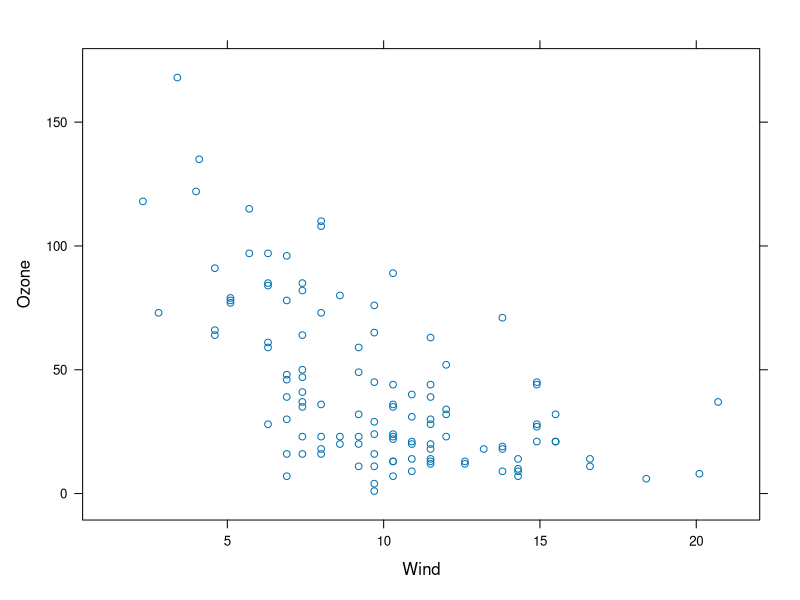
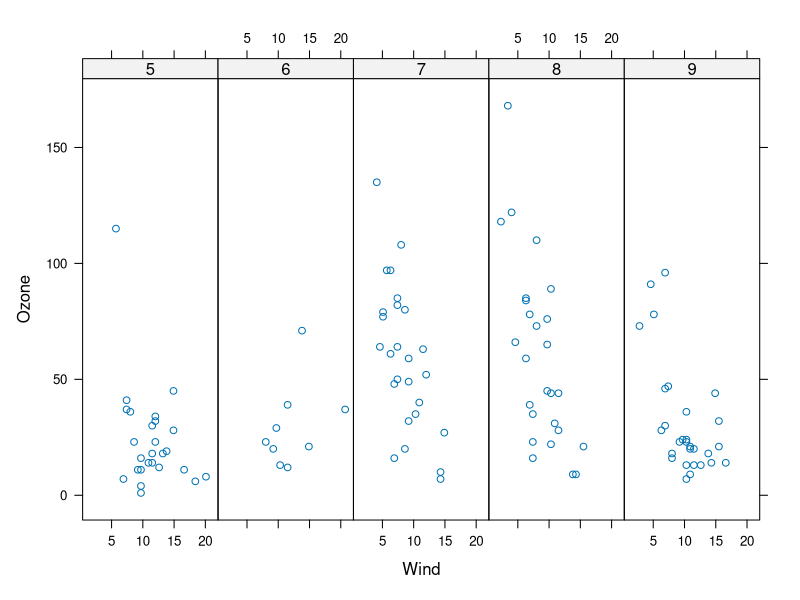
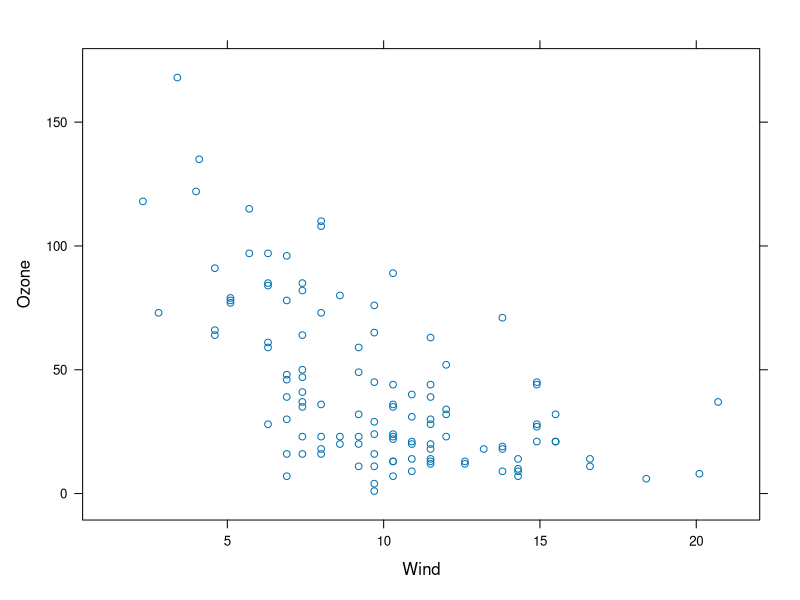
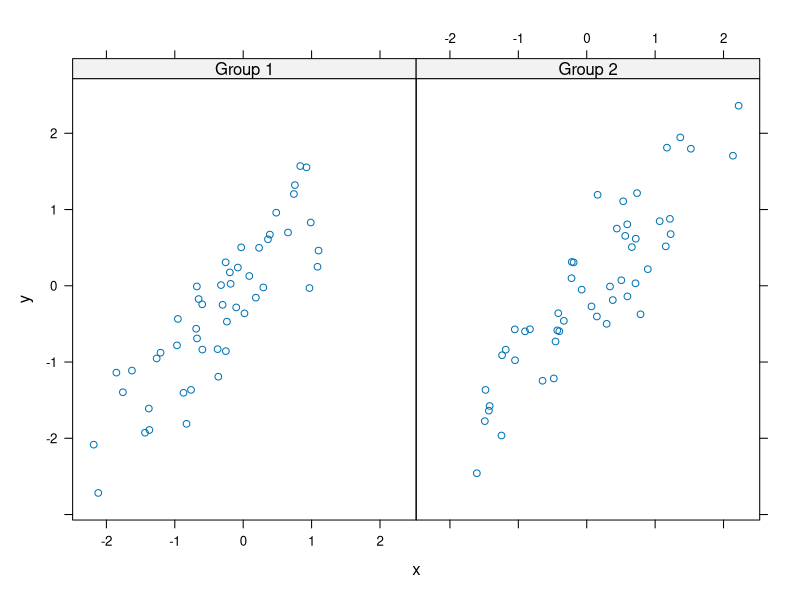
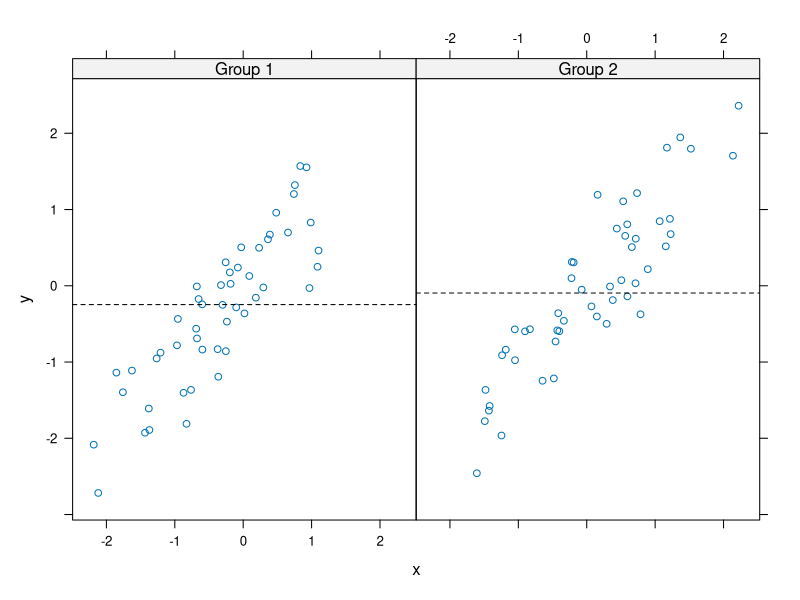
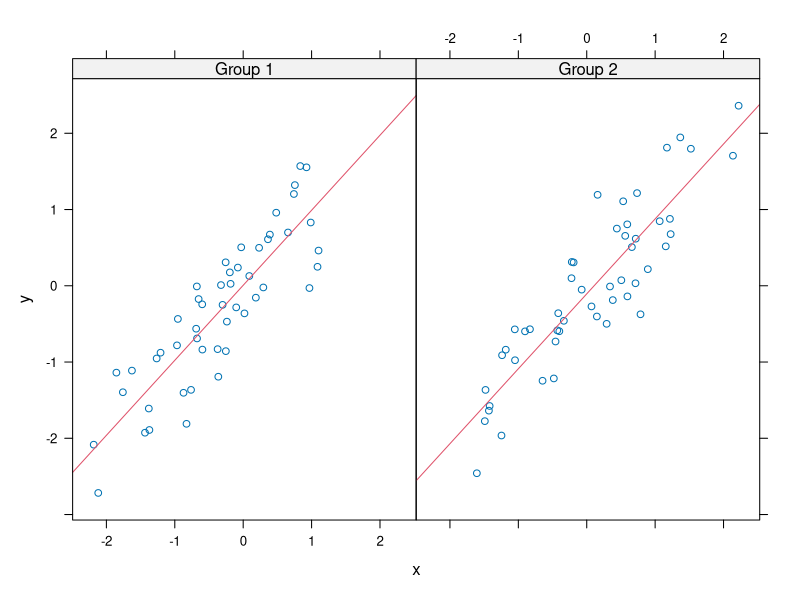

These charts were generated, in order, by the following R code:
## ---- chunk 1
knitr::opts_chunk$set(echo = TRUE)
## ---- chunk 2
# load lattice package
library(lattice)
library(datasets)

# Simple Scatterplot
xyplot(Ozone~Wind,data=airquality)
## ---- chunk 3
# Convert 'Month' to a factor variable
airquality <- transform(airquality,Month = factor(Month))

# Scatterplot with condition
xyplot(Ozone ~ Wind | Month, data = airquality, layout = c(5,1))
## ---- chunk 4
p <- xyplot(Ozone ~ Wind, data = airquality) ## Nothing happens!

print(p) ## Plot appears
## ---- chunk 5

set.seed(10)
x <- rnorm(100)
y <- x + rnorm(100, sd = 0.5)
f <- factor(rep(0:1, each = 50), labels = c("Group 1", "Group 2"))

# Default panel function work for Panel 1 (Group 1) & Panel 2 (Group 2)
xyplot(y ~ x | f, layout = c(2, 1)) ## Plot with 2 panels
## ---- chunk 6

set.seed(10)
x <- rnorm(100)
y <- x + rnorm(100, sd = 0.5)
f <- factor(rep(0:1, each = 50), labels = c("Group 1", "Group 2"))

# Custom panel function work with abline
xyplot(y ~ x | f, panel = function(x, y, ...){
  panel.xyplot(x,y, ...)  ## First call the default panel function for 'xyplot'
  panel.abline(h=median(y), lty = 2)  ## Add a horizontal line at the median
})
## ---- chunk 7
## Custom panel function
xyplot(y ~ x | f, panel = function(x, y, ...) {
 panel.xyplot(x, y, ...) ## First call default panel function
 panel.lmline(x, y, col = 2) ## Overlay a simple linear regression line
})
